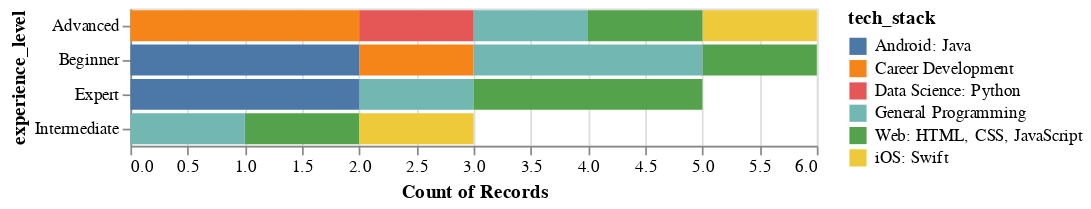

Write notebook code for a chart like this one.
### Code cell
mentors_chart.encode(color='tech_stack')

### Figure 1 — Vega-Lite specification as saved in the notebook (floating-point values rounded to 4 significant figures)
{"config": {"view": {"continuousWidth": 400, "continuousHeight": 300}}, "data": {"name": "data-e6f25397c719ebc0a268455ff328ab1c"}, "mark": "bar", "encoding": {"color": {"field": "tech_stack", "type": "nominal"}, "x": {"aggregate": "count", "type": "quantitative"}, "y": {"field": "experience_level", "type": "nominal"}}, "$schema": "https://vega.github.io/schema/vega-lite/v4.17.0.json", "datasets": {"data-e6f25397c719ebc0a268455ff328ab1c": [{"experience_level": "Advanced", "tech_stack": "General Programming"}, {"experience_level": "Intermediate", "tech_stack": "Web: HTML, CSS, JavaScript"}, {"experience_level": "Advanced", "tech_stack": "Career Development"}, {"experience_level": "Intermediate", "tech_stack": "iOS: Swift"}, {"experience_level": "Expert", "tech_stack": "General Programming"}, {"experience_level": "Beginner", "tech_stack": "Android: Java"}, {"experience_level": "Intermediate", "tech_stack": "General Programming"}, {"experience_level": "Beginner", "tech_stack": "Web: HTML, CSS, JavaScript"}, {"experience_level": "Advanced", "tech_stack": "iOS: Swift"}, {"experience_level": "Advanced", "tech_stack": "Data Science: Python"}, {"experience_level": "Advanced", "tech_stack": "Career Development"}, {"experience_level": "Expert", "tech_stack": "Android: Java"}, {"experience_level": "Advanced", "tech_stack": "Web: HTML, CSS, JavaScript"}, {"experience_level": "Expert", "tech_stack": "Android: Java"}, {"experience_level": "Beginner", "tech_stack": "Android: Java"}, {"experience_level": "Beginner", "tech_stack": "Career Development"}, {"experience_level": "Beginner", "tech_stack": "General Programming"}, {"experience_level": "Expert", "tech_stack": "Web: HTML, CSS, JavaScript"}, {"experience_level": "Expert", "tech_stack": "Web: HTML, CSS, JavaScript"}, {"experience_level": "Beginner", "tech_stack": "General Programming"}]}}
